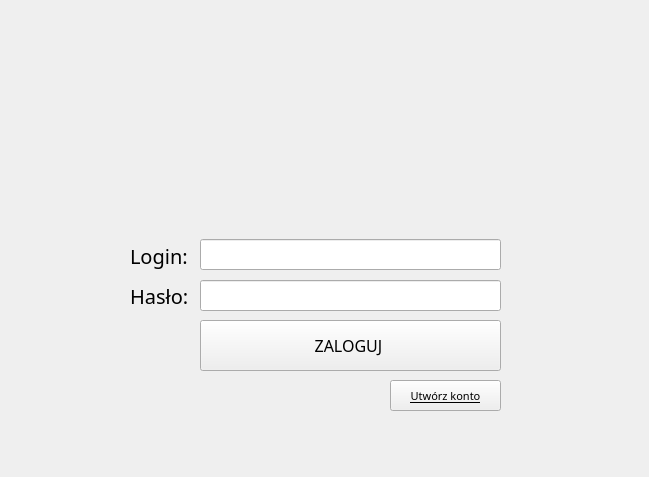
<?xml version="1.0" encoding="UTF-8"?>
<ui version="4.0">
 <class>Dialog</class>
 <widget class="QDialog" name="Dialog">
  <property name="geometry">
   <rect>
    <x>0</x>
    <y>0</y>
    <width>649</width>
    <height>477</height>
   </rect>
  </property>
  <property name="minimumSize">
   <size>
    <width>649</width>
    <height>477</height>
   </size>
  </property>
  <property name="maximumSize">
   <size>
    <width>649</width>
    <height>477</height>
   </size>
  </property>
  <property name="font">
   <font>
    <weight>75</weight>
    <bold>true</bold>
   </font>
  </property>
  <property name="windowTitle">
   <string>Dialog</string>
  </property>
  <widget class="QLineEdit" name="et_login">
   <property name="geometry">
    <rect>
     <x>200</x>
     <y>239</y>
     <width>301</width>
     <height>31</height>
    </rect>
   </property>
   <property name="font">
    <font>
     <family>Microsoft YaHei Light</family>
     <pointsize>12</pointsize>
     <weight>50</weight>
     <bold>false</bold>
    </font>
   </property>
   <property name="focusPolicy">
    <enum>Qt::StrongFocus</enum>
   </property>
   <property name="toolTip">
    <string/>
   </property>
   <property name="text">
    <string/>
   </property>
  </widget>
  <widget class="QLabel" name="label_3">
   <property name="geometry">
    <rect>
     <x>130</x>
     <y>230</y>
     <width>61</width>
     <height>51</height>
    </rect>
   </property>
   <property name="font">
    <font>
     <family>Microsoft YaHei Light</family>
     <pointsize>15</pointsize>
     <weight>50</weight>
     <italic>false</italic>
     <bold>false</bold>
    </font>
   </property>
   <property name="text">
    <string>Login:</string>
   </property>
  </widget>
  <widget class="QLabel" name="label_4">
   <property name="geometry">
    <rect>
     <x>130</x>
     <y>280</y>
     <width>61</width>
     <height>31</height>
    </rect>
   </property>
   <property name="font">
    <font>
     <family>Microsoft YaHei Light</family>
     <pointsize>15</pointsize>
     <weight>50</weight>
     <italic>false</italic>
     <bold>false</bold>
    </font>
   </property>
   <property name="text">
    <string>Hasło:</string>
   </property>
  </widget>
  <widget class="QLabel" name="widget">
   <property name="geometry">
    <rect>
     <x>130</x>
     <y>20</y>
     <width>512</width>
     <height>201</height>
    </rect>
   </property>
   <property name="font">
    <font>
     <family>Microsoft YaHei Light</family>
     <weight>50</weight>
     <bold>false</bold>
    </font>
   </property>
   <property name="text">
    <string/>
   </property>
  </widget>
  <widget class="QPushButton" name="b_login">
   <property name="geometry">
    <rect>
     <x>200</x>
     <y>320</y>
     <width>301</width>
     <height>51</height>
    </rect>
   </property>
   <property name="font">
    <font>
     <family>Microsoft YaHei Light</family>
     <pointsize>12</pointsize>
     <weight>50</weight>
     <bold>false</bold>
    </font>
   </property>
   <property name="focusPolicy">
    <enum>Qt::NoFocus</enum>
   </property>
   <property name="text">
    <string>ZALOGUJ </string>
   </property>
  </widget>
  <widget class="QPushButton" name="b_createaccount">
   <property name="enabled">
    <bool>true</bool>
   </property>
   <property name="geometry">
    <rect>
     <x>390</x>
     <y>380</y>
     <width>111</width>
     <height>31</height>
    </rect>
   </property>
   <property name="font">
    <font>
     <family>Microsoft YaHei Light</family>
     <pointsize>8</pointsize>
     <weight>50</weight>
     <bold>false</bold>
     <underline>true</underline>
     <kerning>true</kerning>
    </font>
   </property>
   <property name="focusPolicy">
    <enum>Qt::NoFocus</enum>
   </property>
   <property name="text">
    <string>Utwórz konto</string>
   </property>
   <property name="shortcut">
    <string/>
   </property>
   <property name="autoDefault">
    <bool>true</bool>
   </property>
  </widget>
  <widget class="QLineEdit" name="et_password">
   <property name="geometry">
    <rect>
     <x>200</x>
     <y>280</y>
     <width>301</width>
     <height>31</height>
    </rect>
   </property>
   <property name="font">
    <font>
     <family>Microsoft YaHei Light</family>
     <pointsize>12</pointsize>
     <weight>50</weight>
     <bold>false</bold>
    </font>
   </property>
   <property name="focusPolicy">
    <enum>Qt::StrongFocus</enum>
   </property>
   <property name="text">
    <string/>
   </property>
   <property name="echoMode">
    <enum>QLineEdit::Password</enum>
   </property>
  </widget>
  <zorder>label_3</zorder>
  <zorder>label_4</zorder>
  <zorder>widget</zorder>
  <zorder>b_login</zorder>
  <zorder>b_createaccount</zorder>
  <zorder>et_login</zorder>
  <zorder>et_password</zorder>
 </widget>
 <resources/>
 <connections/>
</ui>
